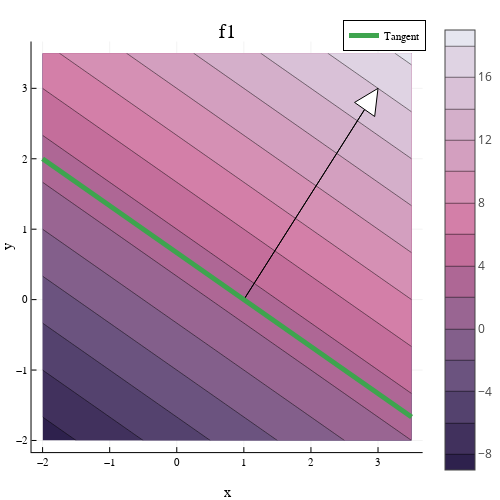

This figure's notebook cell:
### Code cell
get_contour_plots(f1, ∇f1)

### Figure 1 — Plotly figure (JSON) as saved in the notebook; plotly's stock layout.template omitted (floating-point values rounded to 4 significant figures; data arrays with more than 128 entries replaced by an {"elided": "..."} marker saying what was removed)
{"data": [{"colorbar": {"title": ""}, "colorscale": {"elided": "256x2 mixed values"}, "contours": {"coloring": "fill", "showlabels": false}, "hoverinfo": "none", "name": "y1", "ncontours": 17, "showlegend": false, "showscale": true, "type": "contour", "x": [-2, -1.95, -1.9, -1.85, -1.8, -1.75, -1.7, -1.65, -1.6, -1.55, -1.5, -1.45, -1.4, -1.35, -1.3, -1.25, -1.2, -1.15, -1.1, -1.05, -1, -0.95, -0.9, -0.85, -0.8, -0.75, -0.7, -0.65, -0.6, -0.55, -0.5, -0.45, -0.4, -0.35, -0.3, -0.25, -0.2, -0.15, -0.1, -0.05, 0, 0.05, 0.1, 0.15, 0.2, 0.25, 0.3, 0.35, 0.4, 0.45, 0.5, 0.55, 0.6, 0.65, 0.7, 0.75, 0.8, 0.85, 0.9, 0.95, 1, 1.05, 1.1, 1.15, 1.2, 1.25, 1.3, 1.35, 1.4, 1.45, 1.5, 1.55, 1.6, 1.65, 1.7, 1.75, 1.8, 1.85, 1.9, 1.95, 2, 2.05, 2.1, 2.15, 2.2, 2.25, 2.3, 2.35, 2.4, 2.45, 2.5, 2.55, 2.6, 2.65, 2.7, 2.75, 2.8, 2.85, 2.9, 2.95, 3, 3.05, 3.1, 3.15, 3.2, 3.25, 3.3, 3.35, 3.4, 3.45, 3.5], "xaxis": "x", "y": [-2, -1.95, -1.9, -1.85, -1.8, -1.75, -1.7, -1.65, -1.6, -1.55, -1.5, -1.45, -1.4, -1.35, -1.3, -1.25, -1.2, -1.15, -1.1, -1.05, -1, -0.95, -0.9, -0.85, -0.8, -0.75, -0.7, -0.65, -0.6, -0.55, -0.5, -0.45, -0.4, -0.35, -0.3, -0.25, -0.2, -0.15, -0.1, -0.05, 0, 0.05, 0.1, 0.15, 0.2, 0.25, 0.3, 0.35, 0.4, 0.45, 0.5, 0.55, 0.6, 0.65, 0.7, 0.75, 0.8, 0.85, 0.9, 0.95, 1, 1.05, 1.1, 1.15, 1.2, 1.25, 1.3, 1.35, 1.4, 1.45, 1.5, 1.55, 1.6, 1.65, 1.7, 1.75, 1.8, 1.85, 1.9, 1.95, 2, 2.05, 2.1, 2.15, 2.2, 2.25, 2.3, 2.35, 2.4, 2.45, 2.5, 2.55, 2.6, 2.65, 2.7, 2.75, 2.8, 2.85, 2.9, 2.95, 3, 3.05, 3.1, 3.15, 3.2, 3.25, 3.3, 3.35, 3.4, 3.45, 3.5], "yaxis": "y", "z": {"elided": "111x111 float values"}, "zmax": 18.5, "zmin": -9}, {"fill": "tozeroy", "fillcolor": "rgba(255, 255, 255, 1.000)", "hoverinfo": "none", "legendgroup": "", "line": {"color": "rgba(0, 0, 0, 1.000)", "dash": "solid", "width": 1}, "mode": "lines", "name": "", "showlegend": false, "type": "scatter", "x": [1, 2.8, 2.65, 3, 2.95, 2.8, 1], "xaxis": "x1", "y": [0, 2.7, 2.8, 3, 2.6, 2.7, 0], "yaxis": "y1"}, {"colorbar": {"title": ""}, "legendgroup": "Tangent", "line": {"color": "rgba(62, 164, 78, 1.000)", "dash": "solid", "shape": "linear", "width": 5}, "mode": "lines", "name": "Tangent", "showlegend": true, "type": "scatter", "x": [-2, -1.946, -1.45, -1.151, -0.8988, -0.6247, -0.372, -0.1011, 0.2128, 0.4918, 0.7364, 1.003, 1.271, 1.568, 1.85, 2.144, 2.391, 2.692, 2.976, 3.43, 3.5], "xaxis": "x", "y": [2, 1.964, 1.633, 1.434, 1.266, 1.083, 0.9147, 0.734, 0.5248, 0.3388, 0.1757, -0.00209, -0.181, -0.3787, -0.5669, -0.7625, -0.9272, -1.128, -1.317, -1.62, -1.667], "yaxis": "y", "zmax": 18.5, "zmin": -9}], "layout": {"annotations": [{"font": {"color": "rgba(0, 0, 0, 1.000)", "family": "sans-serif", "size": 20}, "rotation": 0, "showarrow": false, "text": "f1", "x": 0.5331, "xanchor": "center", "xref": "paper", "y": 1, "yanchor": "top", "yref": "paper"}], "height": 500, "legend": {"bgcolor": "rgba(255, 255, 255, 1.000)", "bordercolor": "rgba(0, 0, 0, 1.000)", "borderwidth": 1, "font": {"color": "rgba(0, 0, 0, 1.000)", "family": "sans-serif", "size": 11}, "tracegroupgap": 0, "traceorder": "normal", "x": 1, "xanchor": "auto", "y": 1, "yanchor": "auto"}, "margin": {"b": 20, "l": 0, "r": 0, "t": 20}, "paper_bgcolor": "rgba(255, 255, 255, 1.000)", "plot_bgcolor": "rgba(255, 255, 255, 1.000)", "showlegend": true, "width": 500, "xaxis": {"anchor": "y", "domain": [0.07399, 0.9921], "gridcolor": "rgba(0, 0, 0, 0.100)", "gridwidth": 0.5, "linecolor": "rgba(0, 0, 0, 1.000)", "mirror": false, "range": [-2.165, 3.665], "showgrid": true, "showline": true, "showticklabels": true, "tickangle": 0, "tickcolor": "rgb(0, 0, 0)", "tickfont": {"color": "rgba(0, 0, 0, 1.000)", "family": "sans-serif", "size": 11}, "tickmode": "array", "ticks": "inside", "ticktext": ["−2", "−1", "0", "1", "2", "3"], "tickvals": [-2, -1, 0, 1, 2, 3], "title": "x", "titlefont": {"color": "rgba(0, 0, 0, 1.000)", "family": "sans-serif", "size": 15}, "type": "-", "visible": true, "zeroline": false, "zerolinecolor": "rgba(0, 0, 0, 1.000)"}, "yaxis": {"anchor": "x", "domain": [0.06065, 0.9532], "gridcolor": "rgba(0, 0, 0, 0.100)", "gridwidth": 0.5, "linecolor": "rgba(0, 0, 0, 1.000)", "mirror": false, "range": [-2.165, 3.665], "showgrid": true, "showline": true, "showticklabels": true, "tickangle": 0, "tickcolor": "rgb(0, 0, 0)", "tickfont": {"color": "rgba(0, 0, 0, 1.000)", "family": "sans-serif", "size": 11}, "tickmode": "array", "ticks": "inside", "ticktext": ["−2", "−1", "0", "1", "2", "3"], "tickvals": [-2, -1, 0, 1, 2, 3], "title": "y", "titlefont": {"color": "rgba(0, 0, 0, 1.000)", "family": "sans-serif", "size": 15}, "type": "-", "visible": true, "zeroline": false, "zerolinecolor": "rgba(0, 0, 0, 1.000)"}}}
